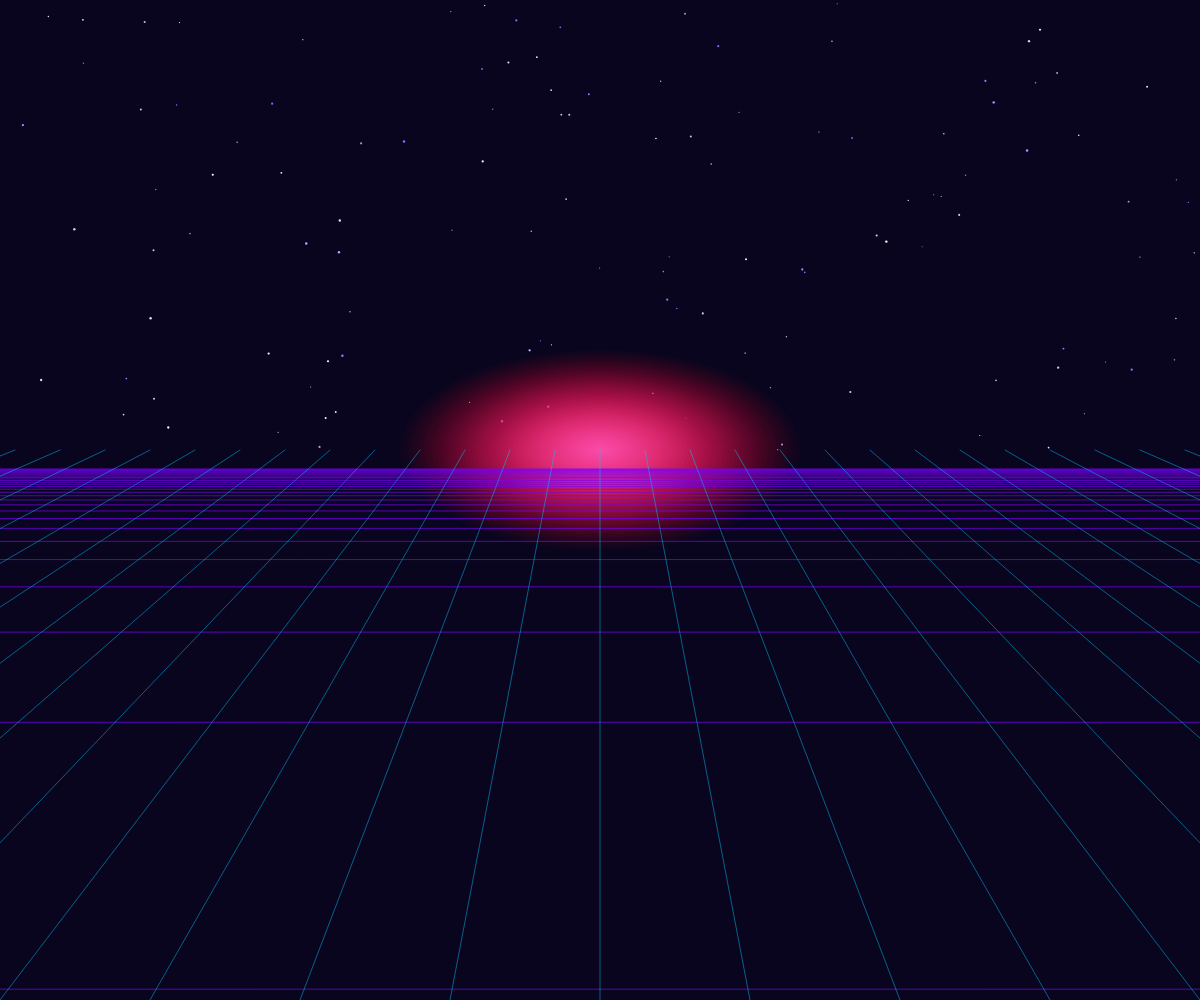
Frame 1 (no input)
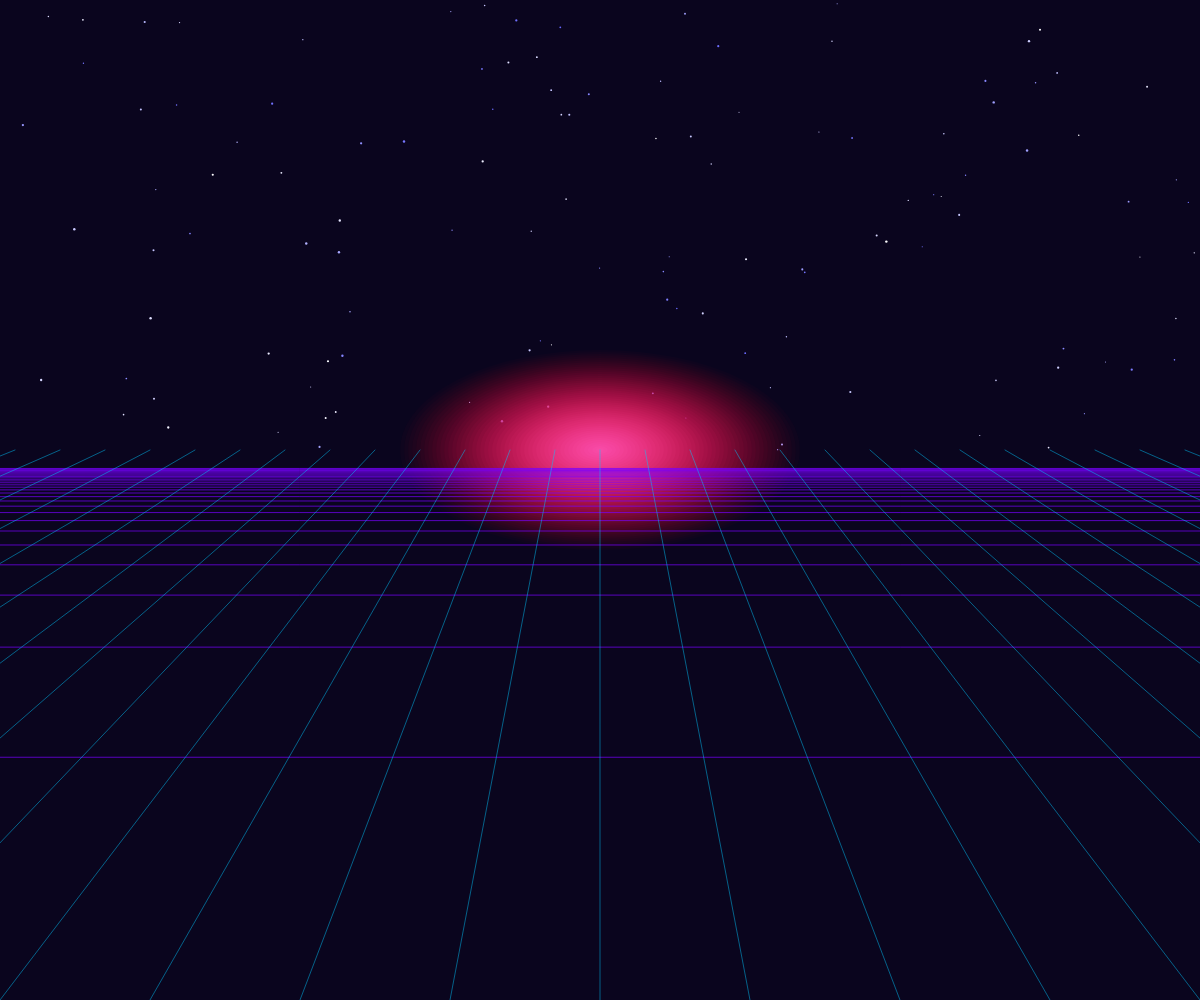
Frame 60 (no input)
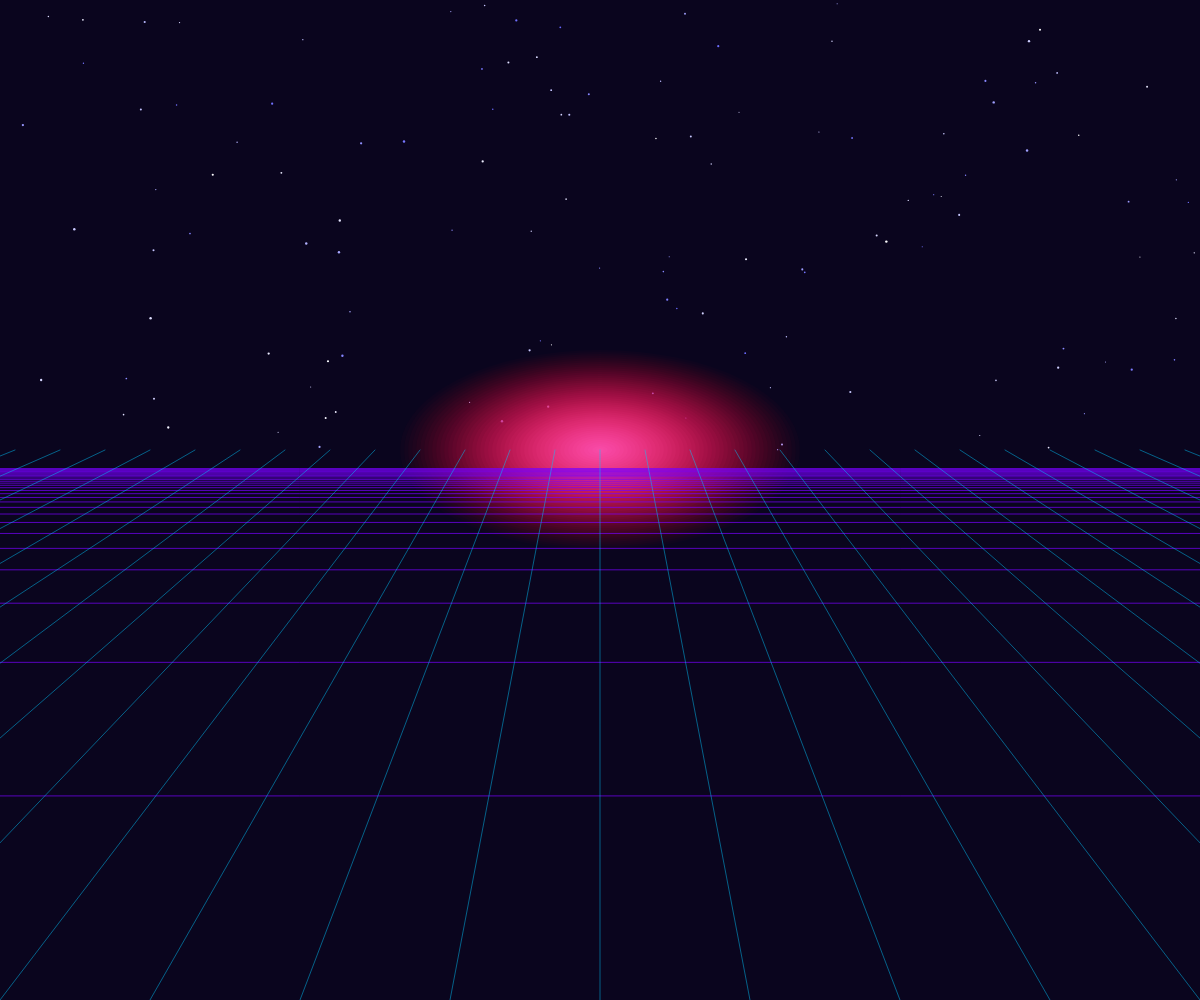
Frame 120 (the mouse pressed at the canvas centre since frame 60)

The p5.js sketch that drew these frames (run headless with seeded random() and noise() and a simulated clock; from frame 60 on, the mouse is pressed at the canvas centre):

// p5.js sketch
// ── sketch.js
let offset = 0;

function setup() {
  createCanvas(windowWidth, windowHeight);
  stroke(255);
  noFill();
}

function draw() {
  background(10, 5, 30);
  let spacing = 50;
  let horizon = height * 0.45;

  // Небо — звёзды
  randomSeed(42);
  for (let i = 0; i < 120; i++) {
    let sx = random(width);
    let sy = random(horizon);
    let brightness = random(100, 255);
    stroke(brightness, brightness, 255);
    strokeWeight(random(1, 2.5));
    point(sx, sy);
  }

  // Солнце
  noStroke();
  for (let r = 200; r > 0; r -= 4) {
    fill(255, map(r, 0, 200, 100, 0), map(r, 0, 200, 200, 50), map(r, 0, 200, 30, 5));
    ellipse(width / 2, horizon, r * 2, r);
  }

  // Горизонтальные линии
  stroke(120, 0, 255, 180);
  strokeWeight(1);
  for (let z = 0; z < 30; z++) {
    let t = (z * spacing + offset) % (30 * spacing);
    let y = map(1 / (t + 1), 0, 1 / spacing, horizon, height);
    if (y > horizon) {
      line(0, y, width, y);
    }
  }

  // Вертикальные линии
  stroke(0, 200, 255, 120);
  let cols = 20;
  for (let i = -cols; i <= cols; i++) {
    let xBottom = width / 2 + i * spacing * 3;
    let xTop = width / 2;
    let lx = map(0.3, 0, 1, xTop, xBottom);
    let lx2 = xBottom;
    line(lx, horizon, lx2, height);
  }

  offset += 1.5;
}

function windowResized() {
  resizeCanvas(windowWidth, windowHeight);
}
